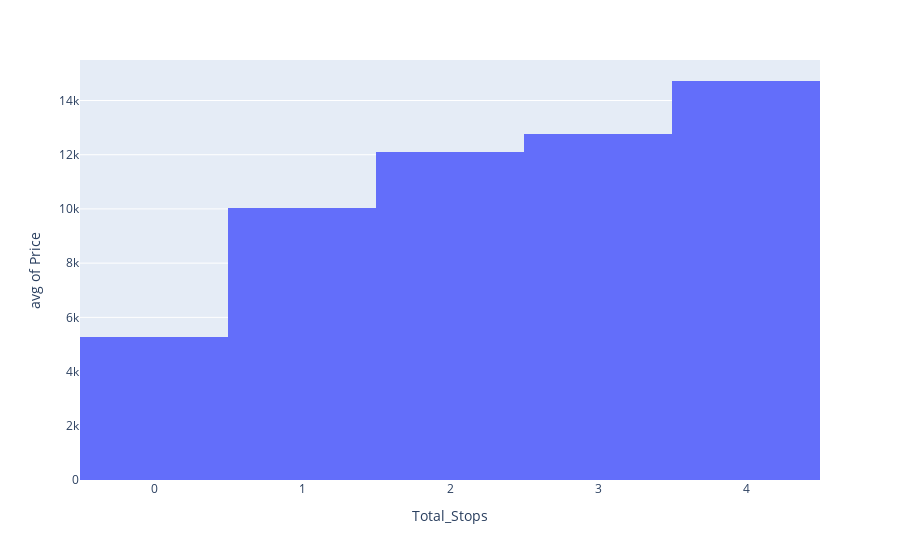

Notebook code for this chart:
### Markdown cell above
There is a high correlation between:

->price VS number of stops
->price VS flight duration
->flight duration VS number of stops (which is quite logical)
The data is from 2019, so this feature is not displayed on the chart

### Code cell
px.histogram(df, x="Total_Stops", y="Price", histfunc='avg')

### Figure 1 — Plotly figure (JSON) as saved in the notebook; plotly's stock layout.template omitted (floating-point values rounded to 4 significant figures; data arrays with more than 128 entries replaced by an {"elided": "..."} marker saying what was removed)
{"data": [{"alignmentgroup": "True", "bingroup": "x", "histfunc": "avg", "hovertemplate": "Total_Stops=%{x}<br>avg of Price=%{y}<extra></extra>", "legendgroup": "", "marker": {"color": "#636efa", "pattern": {"shape": ""}}, "name": "", "offsetgroup": "", "orientation": "v", "showlegend": false, "type": "histogram", "x": {"elided": "13351 int values"}, "xaxis": "x", "y": {"elided": "13351 int values"}, "yaxis": "y"}], "layout": {"barmode": "relative", "legend": {"tracegroupgap": 0}, "margin": {"t": 60}, "xaxis": {"anchor": "y", "domain": [0, 1], "title": {"text": "Total_Stops"}}, "yaxis": {"anchor": "x", "domain": [0, 1], "title": {"text": "avg of Price"}}}}
